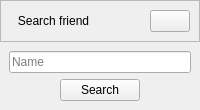
     <widget class="QCustomSlideMenu" name="centerMenuContainer" native="true">
      <property name="minimumSize">
       <size>
        <width>200</width>
        <height>0</height>
       </size>
      </property>
      <layout class="QVBoxLayout" name="verticalLayout_6">
       <property name="spacing">
        <number>0</number>
       </property>
       <property name="leftMargin">
        <number>0</number>
       </property>
       <property name="topMargin">
        <number>0</number>
       </property>
       <property name="rightMargin">
        <number>0</number>
       </property>
       <property name="bottomMargin">
        <number>0</number>
       </property>
       <item alignment="Qt::AlignLeft">
        <widget class="QWidget" name="centerMenuSubContainer" native="true">
         <property name="minimumSize">
          <size>
           <width>200</width>
           <height>0</height>
          </size>
         </property>
         <layout class="QVBoxLayout" name="verticalLayout_7">
          <property name="spacing">
           <number>0</number>
          </property>
          <property name="leftMargin">
           <number>0</number>
          </property>
          <property name="topMargin">
           <number>0</number>
          </property>
          <property name="rightMargin">
           <number>0</number>
          </property>
          <property name="bottomMargin">
           <number>0</number>
          </property>
          <item alignment="Qt::AlignBottom">
           <widget class="QFrame" name="frame_4">
            <property name="frameShape">
             <enum>QFrame::StyledPanel</enum>
            </property>
            <property name="frameShadow">
             <enum>QFrame::Raised</enum>
            </property>
            <layout class="QHBoxLayout" name="horizontalLayout_2">
             <item>
              <widget class="QLabel" name="label">
               <property name="text">
                <string>Search friend</string>
               </property>
               <property name="alignment">
                <set>Qt::AlignCenter</set>
               </property>
              </widget>
             </item>
             <item alignment="Qt::AlignRight">
              <widget class="QPushButton" name="closeMoreMenu">
               <property name="toolTip">
                <string>Close Menu</string>
               </property>
               <property name="text">
                <string/>
               </property>
               <property name="icon">
                <iconset resource="../Qss/icons/_icons.qrc">
                 <normaloff>:/feather/icons/feather/window_close.png</normaloff>:/feather/icons/feather/window_close.png</iconset>
               </property>
               <property name="iconSize">
                <size>
                 <width>16</width>
                 <height>16</height>
                </size>
               </property>
              </widget>
             </item>
            </layout>
           </widget>
          </item>
          <item>
           <widget class="QStackedWidget" name="stackedWidget_3">
            <property name="maximumSize">
             <size>
              <width>16777215</width>
              <height>200</height>
             </size>
            </property>
            <property name="currentIndex">
             <number>0</number>
            </property>
            <widget class="QWidget" name="page_2">
             <property name="maximumSize">
              <size>
               <width>16777215</width>
               <height>200</height>
              </size>
             </property>
             <layout class="QVBoxLayout" name="verticalLayout_8">
              <item>
               <widget class="QLineEdit" name="friendName">
                <property name="placeholderText">
                 <string>Name</string>
                </property>
               </widget>
              </item>
              <item alignment="Qt::AlignHCenter">
               <widget class="QPushButton" name="search">
                <property name="maximumSize">
                 <size>
                  <width>90</width>
                  <height>16777215</height>
                 </size>
                </property>
                <property name="text">
                 <string>Search</string>
                </property>
                <property name="icon">
                 <iconset resource="../Qss/icons/_icons.qrc">
                  <normaloff>:/feather/icons/feather/search.png</normaloff>:/feather/icons/feather/search.png</iconset>
                </property>
               </widget>
              </item>
             </layout>
            </widget>
           </widget>
          </item>
         </layout>
        </widget>
       </item>
      </layout>
     </widget>
